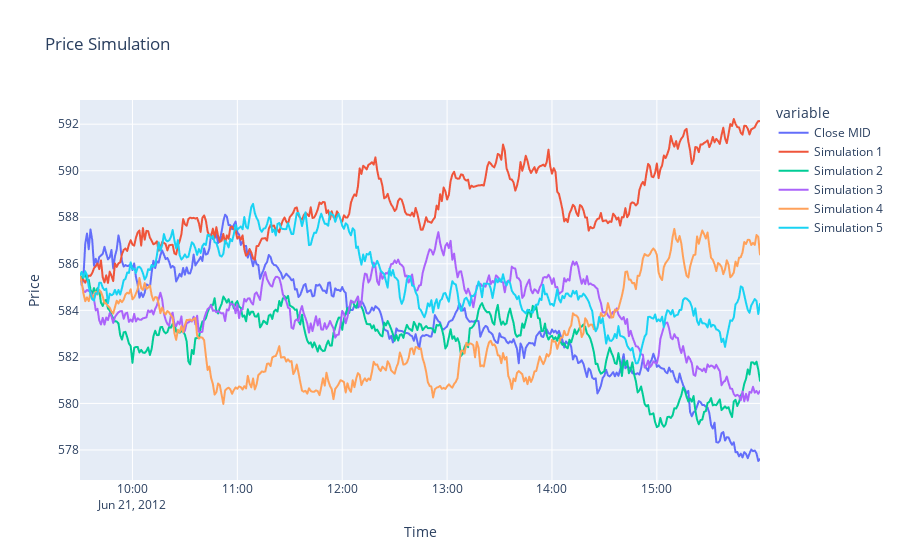

Here is the notebook cell this chart was saved with:
### Code cell
fig = px.line(orderbook_resampled, x='Time', y=orderbook_resampled.columns, title=' Price Simulation')
fig.update_layout(yaxis_title="Price")
fig.show()

### Figure 1 — Plotly figure (JSON) as saved in the notebook; plotly's stock layout.template omitted (floating-point values rounded to 4 significant figures; data arrays with more than 128 entries replaced by an {"elided": "..."} marker saying what was removed)
{"data": [{"hovertemplate": "variable=Close MID<br>Time=%{x}<br>value=%{y}<extra></extra>", "legendgroup": "Close MID", "line": {"color": "#636efa", "dash": "solid"}, "marker": {"symbol": "circle"}, "mode": "lines", "name": "Close MID", "showlegend": true, "type": "scattergl", "x": {"elided": "390 str values"}, "xaxis": "x", "y": {"elided": "390 float values"}, "yaxis": "y"}, {"hovertemplate": "variable=Simulation 1<br>Time=%{x}<br>value=%{y}<extra></extra>", "legendgroup": "Simulation 1", "line": {"color": "#EF553B", "dash": "solid"}, "marker": {"symbol": "circle"}, "mode": "lines", "name": "Simulation 1", "showlegend": true, "type": "scattergl", "x": {"elided": "390 str values"}, "xaxis": "x", "y": {"elided": "390 float values"}, "yaxis": "y"}, {"hovertemplate": "variable=Simulation 2<br>Time=%{x}<br>value=%{y}<extra></extra>", "legendgroup": "Simulation 2", "line": {"color": "#00cc96", "dash": "solid"}, "marker": {"symbol": "circle"}, "mode": "lines", "name": "Simulation 2", "showlegend": true, "type": "scattergl", "x": {"elided": "390 str values"}, "xaxis": "x", "y": {"elided": "390 float values"}, "yaxis": "y"}, {"hovertemplate": "variable=Simulation 3<br>Time=%{x}<br>value=%{y}<extra></extra>", "legendgroup": "Simulation 3", "line": {"color": "#ab63fa", "dash": "solid"}, "marker": {"symbol": "circle"}, "mode": "lines", "name": "Simulation 3", "showlegend": true, "type": "scattergl", "x": {"elided": "390 str values"}, "xaxis": "x", "y": {"elided": "390 float values"}, "yaxis": "y"}, {"hovertemplate": "variable=Simulation 4<br>Time=%{x}<br>value=%{y}<extra></extra>", "legendgroup": "Simulation 4", "line": {"color": "#FFA15A", "dash": "solid"}, "marker": {"symbol": "circle"}, "mode": "lines", "name": "Simulation 4", "showlegend": true, "type": "scattergl", "x": {"elided": "390 str values"}, "xaxis": "x", "y": {"elided": "390 float values"}, "yaxis": "y"}, {"hovertemplate": "variable=Simulation 5<br>Time=%{x}<br>value=%{y}<extra></extra>", "legendgroup": "Simulation 5", "line": {"color": "#19d3f3", "dash": "solid"}, "marker": {"symbol": "circle"}, "mode": "lines", "name": "Simulation 5", "showlegend": true, "type": "scattergl", "x": {"elided": "390 str values"}, "xaxis": "x", "y": {"elided": "390 float values"}, "yaxis": "y"}], "layout": {"legend": {"title": {"text": "variable"}, "tracegroupgap": 0}, "title": {"text": " Price Simulation"}, "xaxis": {"anchor": "y", "domain": [0, 1], "title": {"text": "Time"}}, "yaxis": {"anchor": "x", "domain": [0, 1], "title": {"text": "Price"}}}}
